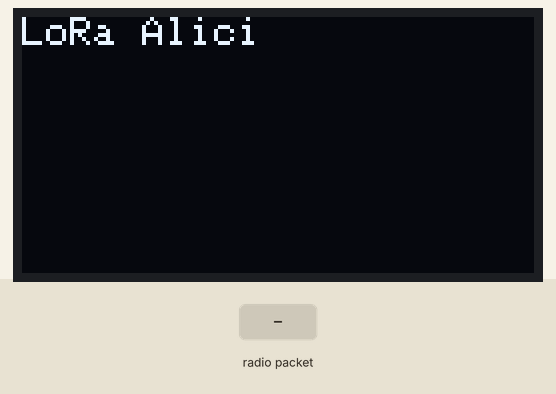
The sketch below on a simulated Arduino Uno, built for the host (arithmetic inside an expression is 32-bit, double 64-bit). Shown: 128×64 one-colour display. The inputs (shaded band) are chosen by the test bench. No radio packets arrive unless stated; what the sketch prints to the serial monitor is not drawn.

Above: at 1.2 s.
1.3 s: radio packet "1" arrives
At 1.9 s:
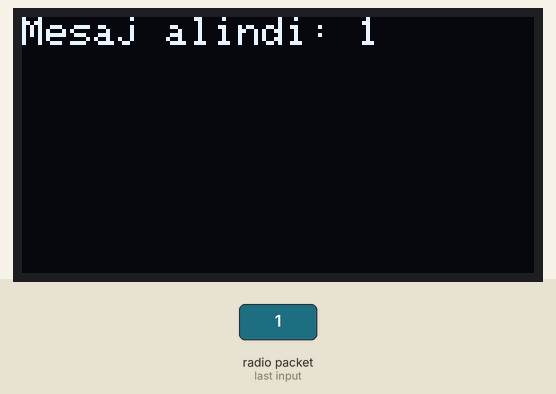
2.8 s: radio packet "0" arrives
At 4.0 s:
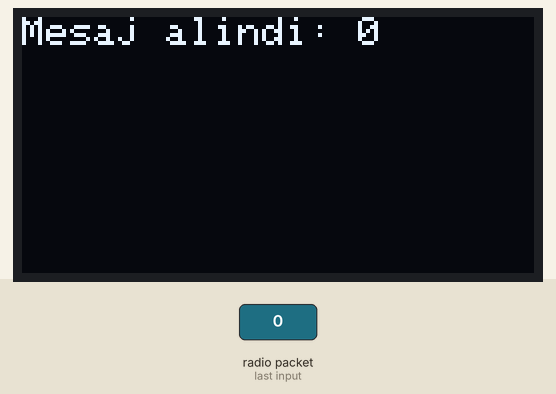
4.3 s: radio packet "2" arrives
Timing chart, 0 to 7.3 s (numbered marks = the images above; inputs shaded):
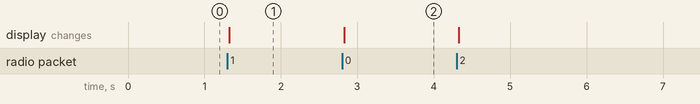

The sketch:

1LoraReceiver.ino
```cpp
#include <SPI.h>
#include <LoRa.h>
#include <Wire.h>
#include <Adafruit_GFX.h>
#include <Adafruit_SSD1306.h>

// Pin tanımlamaları
#define SCK 5      // GPIO5 - SCK
#define MISO 19    // GPIO19 - MISO
#define MOSI 27    // GPIO27 - MOSI
#define SS 18      // GPIO18 - CS
#define RST 14     // GPIO14 - RESET
#define DI0 26     // GPIO26 - IRQ

#define SCREEN_WIDTH 128
#define SCREEN_HEIGHT 64
#define OLED_RESET -1

Adafruit_SSD1306 display(SCREEN_WIDTH, SCREEN_HEIGHT, &Wire, OLED_RESET);

void setup() {
  // Seri haberleşmeyi başlat
  Serial.begin(115200);
  while (!Serial);

  // OLED ekranı başlat
  if(!display.begin(SSD1306_SWITCHCAPVCC, 0x3C)) { // 0x3C OLED ekranın I2C adresidir
    Serial.println(F("SSD1306 allocation failed"));
    for(;;);
  }
  display.clearDisplay();
  display.setTextSize(1);
  display.setTextColor(SSD1306_WHITE);
  display.setCursor(0,0);
  display.print("LoRa Alici");
  display.display();

  Serial.println("LoRa Alici Baslatiliyor...");

  // SPI pinlerini başlat
  SPI.begin(SCK, MISO, MOSI, SS);

  // LoRa modülünü başlat
  LoRa.setPins(SS, RST, DI0);
  if (!LoRa.begin(433E6)) { // 433 MHz frekansı kullanılıyor
    Serial.println("LoRa Başlatılamadı!");
    while (1);
  }
  Serial.println("LoRa Başlatıldı.");
}

void loop() {
  // Gelen paketi kontrol et
  int packetSize = LoRa.parsePacket();
  if (packetSize) {
    // Mesajı oku
    String incoming = "";
    while (LoRa.available()) {
      incoming += (char)LoRa.read();
    }

    // Mesajı seri port ve OLED ekrana yaz
    Serial.print("Mesaj alındı: ");
    Serial.println(incoming);

    display.clearDisplay();
    display.setCursor(0,0);
    display.print("Mesaj alindi: ");
    display.print(incoming);
    display.display();
  }
}
```

Measured:
- after the input at 1.3 s, the display: changes at once (image 1)
- after the input at 2.8 s, the display: changes at once (image 2)
